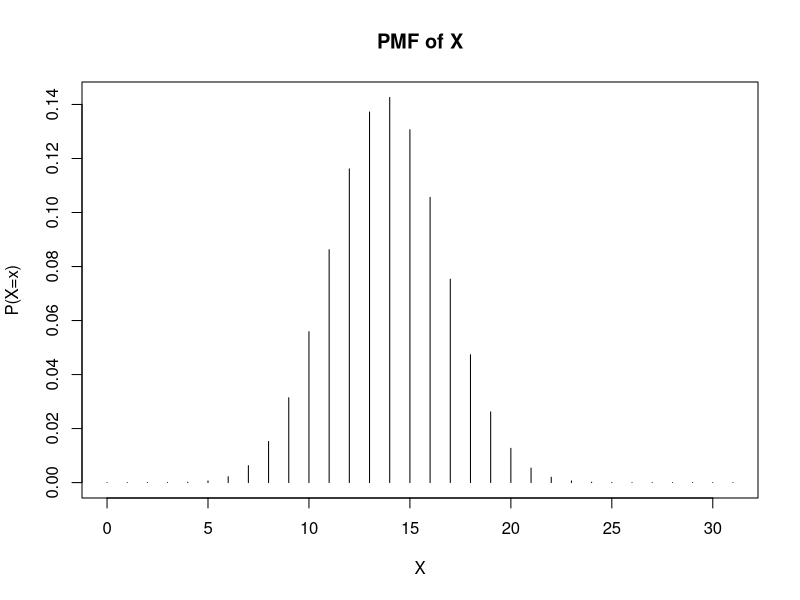
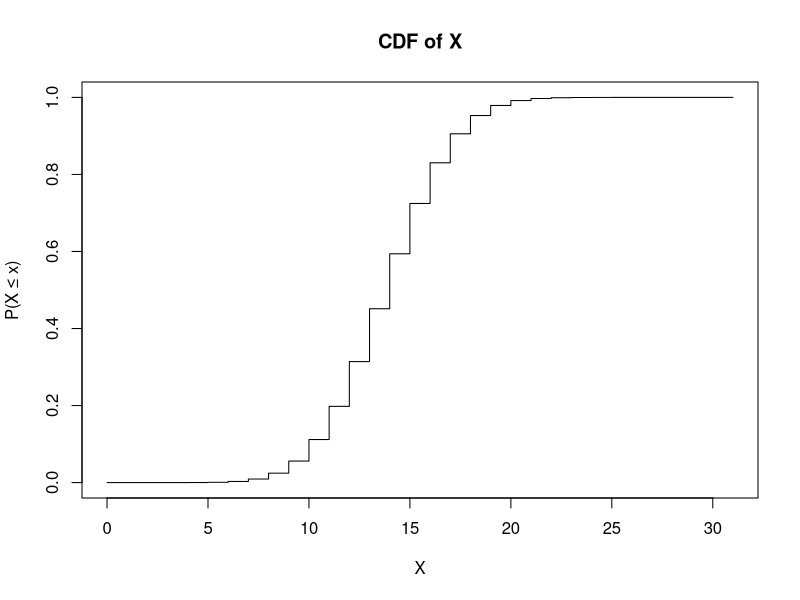

These charts were generated, in order, by the following R code:
# (1) Probability of getting 7, 8, or 9 sixes in 12 dice rolls
size <- 12
prob <- 1 / 6
p_7_to_9 <- pbinom(9, size, prob) - pbinom(6, size, prob)
cat("P(7 ≤ X ≤ 9) =", p_7_to_9, "\n")

# (2) Probability of scoring 84 or more in a normal distribution
mean_score <- 72
sd_score <- 15.2
p_84_or_more <- 1 - pnorm(84, mean_score, sd_score)
cat("P(score ≥ 84) =", p_84_or_more * 100, "%\n")

# (3) Poisson distribution for car arrivals
lambda <- 5
p_no_car <- dpois(0, lambda)
cat("P(X = 0) =", p_no_car, "\n")

# Probability of 48 ≤ Y ≤ 50 for Y ~ Poisson(λ = 50)
lambda_Y <- 50
p_48_to_50 <- ppois(50, lambda_Y) - ppois(47, lambda_Y)
cat("P(48 ≤ Y ≤ 50) =", p_48_to_50, "\n")

# (4) Hypergeometric distribution for defective processors
total_processors <- 250
defective <- 17
sample_size <- 5
p_x_3 <- dhyper(3, defective, total_processors - defective, sample_size)
cat("P(X = 3) =", p_x_3, "\n")

# (5) Binomial distribution for Wikipedia users
n <- 31
p <- 0.447

# (a) X follows a Binomial distribution: Bin(31, 0.447)
cat("X ~ Binomial(31, 0.447)\n")

# (b) Probability mass function (PMF) plot
x_vals <- 0:n
pmf_vals <- dbinom(x_vals, n, p)
plot(
    x_vals,
    pmf_vals,
    type = "h",
    main = "PMF of X",
    xlab = "X",
    ylab = "P(X=x)"
)

# (c) Cumulative distribution function (CDF) plot
cdf_vals <- pbinom(x_vals, n, p)
plot(
    x_vals,
    cdf_vals,
    type = "s",
    main = "CDF of X",
    xlab = "X",
    ylab = "P(X ≤ x)"
)

# (d) Mean, variance, and standard deviation
mean_X <- n * p
var_X <- n * p * (1 - p)
sd_X <- sqrt(var_X)
cat("Mean =", mean_X, "\n")
cat("Variance =", var_X, "\n")
cat("Standard Deviation =", sd_X, "\n")
